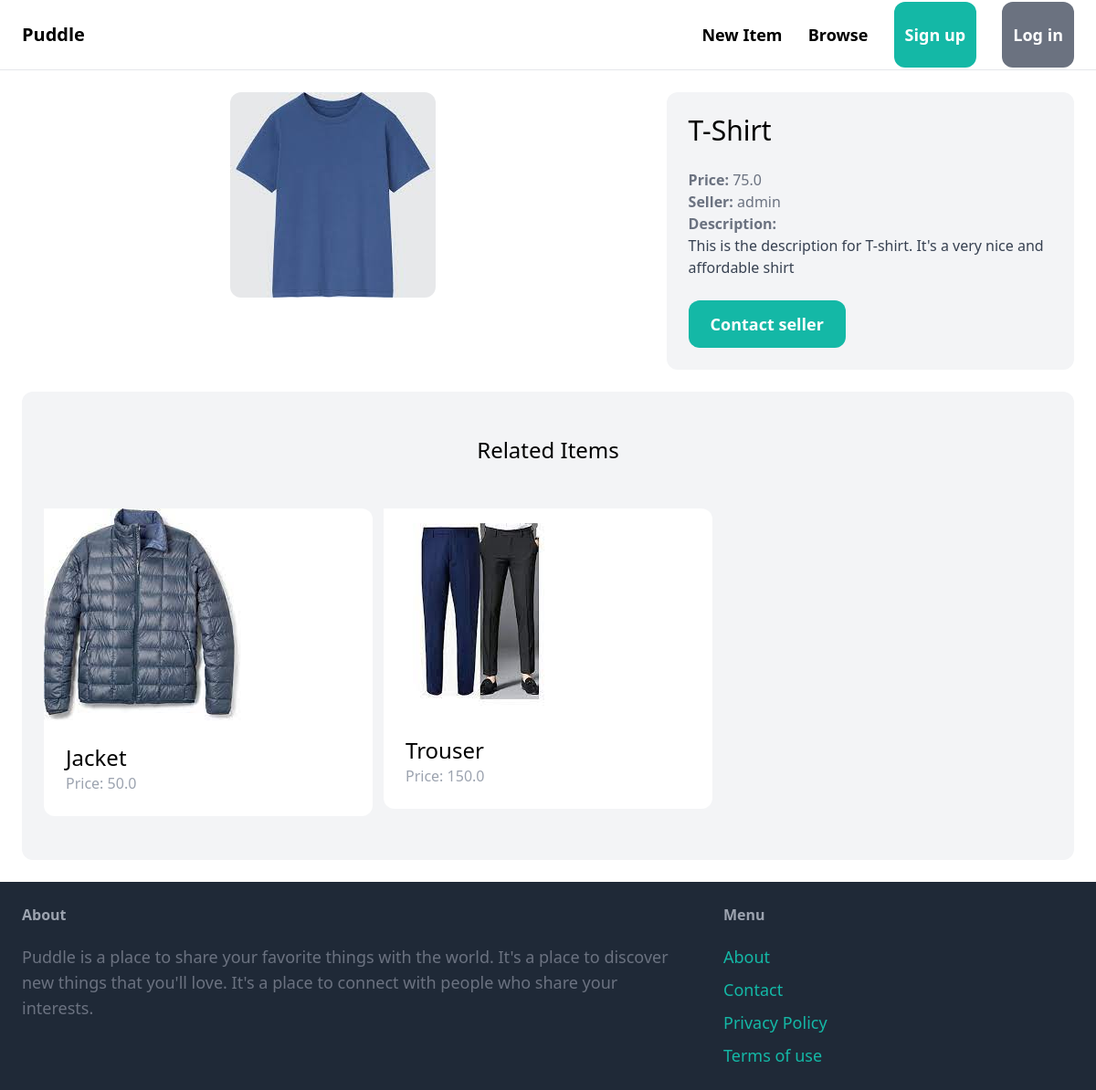
Screenshot of /items/3/ with the database file from the repository.
### item/models.py (models this page shows, shortened)
class Item(models.Model):
    name = models.CharField(max_length=255)
    description = models.TextField()
    price = models.FloatField()
    is_sold = models.BooleanField(default=False)
    created_at = models.DateTimeField(auto_now_add=True)
    created_by = models.ForeignKey(User, related_name='items', on_delete=models.CASCADE)
    category = models.ForeignKey(Category, related_name='items', on_delete=models.CASCADE)
    image = models.ImageField(upload_to='items_images', blank=True, null=True)
    class Meta:
        ordering = ['name']

### item/views.py (the view)
# urls.py: path('<int:pk>/', views.detail, name='detail'),
def detail(request, pk):
    item = get_object_or_404(Item, pk=pk)
    related_items = Item.objects.filter(category=item.category).exclude(pk=pk)[0:4]
    context = {
        'item': item,
        'related_items': related_items
    }
    return render(request, 'item/detail.html', context)

### item/templates/item/detail.html (shortened to what this page needs)
{% extends 'core/base.html' %}
{% block content %}
<div class="grid grid-cols-5 gap-6">
  <div class="col-span-3">
    <img src="{{ item.image.url }}" alt="{{ item.name }}" class="rounded-xl mx-auto" />
  </div>
  <div class="col-span-2 p-6 bg-gray-100 rounded-xl">
    <h1 class="mb-6 text-3xl">{{ item.name }}</h1>
    <p class="text-gray-500"><strong>Price: </strong>{{ item.price }}</p>
    <p class="text-gray-500">
      <strong>Seller: </strong>{{ item.created_by.username }}
    </p>
    {% if item.description %}
    <p class="text-gray-700">
      <strong class="text-gray-500">Description: </strong><br />
      {{ item.description }}
    </p>
    {% endif %}
    <a
      href="#"
      class="inline-block mt-6 px-6 py-3 text-lg font-semibold bg-teal-500 rounded-xl text-white hover:bg-teal-700"
      >Contact seller</a
    >
  </div>
</div>
<div class="mt-6 px-6 py-12 bg-gray-100 rounded-xl">
    <h2 class="mb-12 text-2xl text-center">Related Items</h2>
    <div class="grid grid-cols-3 gap-3">
        {% for item in related_items %}
        <div>
            <a href="{% url 'item:detail' item.id %}">
                <div class="rounded-t-xl bg-white">
                    <img src="{{ item.image.url }}">
                </div>
                <div class="p-6 bg-white rounded-b-xl">
                    <h2 class="text-2xl">{{ item.name }}</h2>
                    <p class="text-gray-400">Price: {{ item.price }}</p>
                </div>
            </a>
        </div>
        {% endfor %}
    </div>
</div>
{% endblock content %}

### rows the page displays
Item: image (picture), name "T-Shirt", price "75.0", created_by.username "admin", description "This is the description for T-shirt. It's a very nice and affordable shirt"
Item: image (picture), name "Jacket", price "50.0"
Item: image (picture), name "Trouser", price "150.0"
